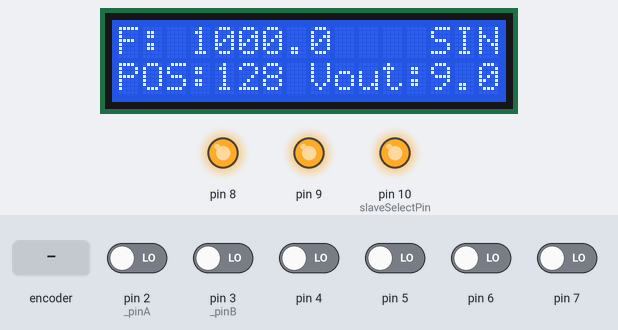
Simulated run of this sketch. Board: Arduino Uno, built with avr-gcc and run on an emulated ATmega328P. On the bench: 16×2 character LCD, output pins drawn as LEDs (lit = HIGH). The test bench sets the inputs (shaded band); at power-on: pin 2 (_pinA), pin 3 (_pinB), pin 4–7 LOW. What the sketch prints to the serial monitor is not drawn.

Above: at 1.3 s.
1.4 s: rotary encoder on pin 2 (_pinA) / pin 3 (_pinB) turned 3 steps (first pin leading)
At 2.7 s:
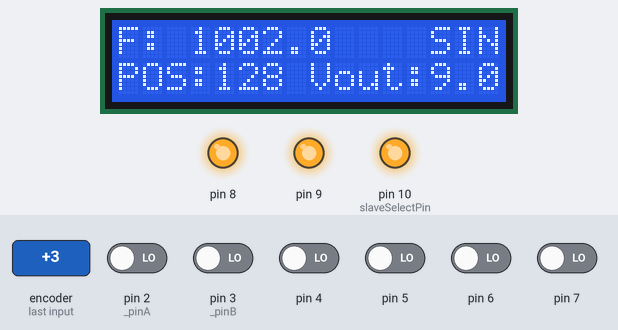
3.5 s: rotary encoder on pin 2 (_pinA) / pin 3 (_pinB) turned 1 step (first pin leading)
At 4.1 s:
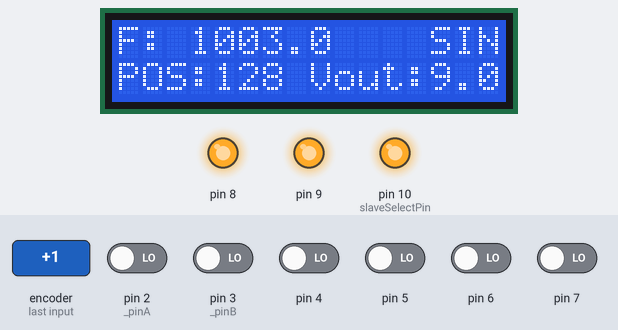
Timing chart, 0 to 6.5 s (numbered marks = the images above; inputs shaded):
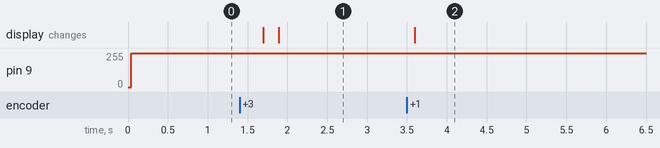

Measured:
- after the input at 1.4 s, the display: first changes after 0.30 s (image 1 shows a later state)
- after the input at 3.5 s, the display: changes after 0.10 s (image 2)

The sketch:

main.ino
```cpp
/*
                    Назначение выводов

    ┌─────┬──────────────────────────────────────────────┐
    │ Pin │ Назначение                                   │
    ├─────┼──────────────────────────────────────────────┤
    │   2 │ Регулировка частоты. DT                      │
    │   3 │ Регулировка частоты. CLK                     │
    │   4 │ Регулировка частоты. SW                      │
    ├─────┼──────────────────────────────────────────────┤
    │   5 │ Регулировка амплитуды и формы сигнала. DT    │
    │   6 │ Регулировка амплитуды и формы сигнала. CLK   │
    │   7 │ Регулировка амплитуды и формы сигнала. SW    │
    ├─────┼──────────────────────────────────────────────┤
    │   8 │ Потенциометр. SPI SS Pin                     │
    ├─────┼──────────────────────────────────────────────┤
    │   9 │ AD9833. SPI SS Pin                           │
    ├─────┼──────────────────────────────────────────────┤
    │  11 │ SPI MOSI Pin                                 │
    │  13 │ SPI SCK Pin                                  │
    ├─────┼──────────────────────────────────────────────┤
    │  A4 │ Дисплей. SDA                                 │
    │  A5 │ Дисплей. SCL                                 │
    └─────┴──────────────────────────────────────────────┘

    Схема управления:
    1. freqEnc - служит для регулировки частоты выходного сигнала
        1.1. Ручка потенциометра - служит для установки значения частоты. COMING SOON: При быстром кручении ручки, шаг изменения увеличивается
        1.2. Короткое нажатие на кнопку - изменяет шаг регулировки частоты. По умолчанию шаг 1 Гц. Каждое нажатие увеличивает его в 10 раз,
             изменяется циклически - после достижения максимального значения, следуюший шелчок, устанавливае шаг равным 100 мГц
        1.3. Длинное нажатие на кнопку - стирает (устанавливает в ноль) все разряды меньшие множителя частоты. Пример: Частота равна 12 345 Гц,
             Множитель равен 1 кГц. После длинного нажатия частота станет равной 12 000 Гц.
    2. ampEnc - регулирует амплитуду и форму выходного сигнала (знаю, что странно, но сейчас я ограничен в кнопках. Потом разнесу эти функции
       на разные регуляторы)
        2.1. Ручка потенциометра - служит для установки амплитуды выходного сигнала
        2.2. Корткое нажатие на кнопку - изменяет форму сигнала. У AD9833 доступны: синусоидальный, треугольный, прямоугольный и прямоугольный
             прошедший через делитель частоты на 2 сигналы. Принажатиях изменяются циклически
        2.3. Длинное нажатие на кнопку - TO DO
    3. Управление с компьютера по Serial порту - TO DO

    Для того, чтобы включить вывод отладочной информации по Serial порту, необхоодимо добавить: #define DEBUG;
*/

#include <Wire.h>
#include <LiquidCrystal_I2C.h>

#include "FrequencyEncoder.h"
#include "AmplitudeEncoder.h"
#include "DigiPot.h"
#include "AD9833.h"

#define DEBUG

// ================================================
//          Назначение выводов
// ================================================
uint8_t FreqEnc_SW = 4;

uint8_t AmpEnc_DT = 5;
uint8_t AmpEnc_CLK = 6;
uint8_t AmpEnc_SW = 7;

uint8_t DigiPot_SS = 8;
uint8_t AD9833_SS = 9;


// ================================================
//          Инициализация обьектов
// ================================================
FrequencyEncoder freqEnc(FreqEnc_SW);                           // Работает на прерываниях
AmplitudeEncoder ampEnc(AmpEnc_DT, AmpEnc_CLK, AmpEnc_SW);      // Необходимо опрашивать вручную

DigiPot digiPot(DigiPot_SS);
AD9833 dds(AD9833_SS);

LiquidCrystal_I2C lcd(0x27,16,2);  // Устанавливаем дисплей


// ================================================
//          Глобальные переменные
// ================================================

// Перменные для Генератора
volatile uint32_t freq;                                         // Установленная частота. Не в Герцах! 1 еденица частоты = 100 мГц

// Переменные для потенциометра
uint8_t digiPotPos;                                             // Положение потенциометра

// Константы для расчёта амплитуды по положению потенциометра и наоборот

// Допустимые сигналы
SignalType signals[2] = { SINE_WAVE, TRIANGLE_WAVE };
uint8_t singalPos = 0;

// Потенциометр
const double coefA = 32.64;
const double coefB = 32.64;

const double coefR_AB = 1200.0 / 256.0;
const int coefR1 = 53 + 100;
const int coefR2 = 53 + 100;

const int slaveSelectPin = 10;

// Прототипы функций
float OpAmpK(int potPos);

void printFreq(uint32_t freq);
void printSignalType(SignalType signal);
void printDigiPotPos(uint8_t pos);
void printGainAndAmplitude(uint8_t pos);

void freqEncInterupt();


void setup()
{
    Serial.begin(9600);

    SPI.begin();

    // Назначение прерываний
    // TO DO: Использование двух пинов прерываний для этого излишне. Переделать под использование лишь одного
    attachInterrupt(0, freqEncInterupt, CHANGE);
    attachInterrupt(1, freqEncInterupt, CHANGE);

    // Установка начальный параметров энкодера регулировки частоты
    freqEnc.setPos(10000);                  // Устанавливаем частоту 1 кГц

    // Установка начальных параметров амплитуды выходного сигнала
    digiPot.write(ampEnc.getPos());

    // Установка начальных параметров AD9833
    dds.reset();                            // Сбрасываем регистры AD9833
    dds.setFrequency(freqEnc.getPos());
    dds.setSignal(SINE_WAVE);

    // Экран
    lcd.init();
    lcd.backlight();

    printFreq(dds.getFrequency());
    printDigiPotPos(digiPot.getPos());
    printGainAndAmplitude(digiPot.getPos());
    printSignalType(signals[singalPos]);
}

void loop()
{
    // Проверка и обновление состояния энкодера
    ampEnc.check();
    ampEnc.checkButton();

    freqEnc.checkButton();

    // Получение значений положения энкодеров
    uint32_t newFreq = freqEnc.getPos();
    uint8_t newDigiPotPos = ampEnc.getPos();

    // ================================================
    //          Регулировка параметров AD9833
    // ================================================
    if(freq != newFreq)
    {
        dds.setFrequency(newFreq);
        freq = newFreq;

        // LOG
        printFreq(freq);
    }


    // ================================================
    //          Регулировка параметров амплитуды
    //                  и формы сигнала
    // ================================================
    if(digiPotPos != newDigiPotPos)
    {
        digiPot.write(digiPotPos);
        digiPotPos = newDigiPotPos;

        // LOG
        printDigiPotPos(digiPotPos);
        printGainAndAmplitude(digiPotPos);
    }

    if(ampEnc.is_clicked())
    {
        singalPos = (singalPos + 1) % (sizeof(signals) / sizeof(SignalType));
        dds.setSignal(signals[singalPos]);
        ampEnc.resetButton();

        // LOG
        printSignalType(signals[singalPos]);
    }

    if(ampEnc.is_long_clicked())
    {
        // TO DO
        ampEnc.resetButton();
    }
}


// ================================================
//              Служебные функции
// ================================================
float OpAmpK(uint8_t potPos)
{
    // Подробный расчёт формулы приведён в файле Maple
    return ((25.0f * (float)(potPos) + 816.0f) * (-9936.0f + 25.0f * (float)(potPos))) / (((25.0f * (float)(potPos) + 3536.0f)*(-7216.0f + 25.0f*(float)(potPos))));
}

// ================================================
//              Функции вывода информации
// ================================================
void printFreq(uint32_t freq)
{
    // Так как частота в переменной не в Герцах, то выполняется её преобразование
    int32_t fregHzPart = freq / 10;
    int32_t fregmHzPart = freq % 10;

    lcd.setCursor(0, 0);
    lcd.print("F:           ");
    lcd.setCursor(3, 0);
    lcd.print(fregHzPart);
    lcd.print('.');
    lcd.print(fregmHzPart);

    #ifdef DEBUG
        Serial.print("[ INFO ] ");
        Serial.print("FREQ: ");
        Serial.print(fregHzPart);
        Serial.print('.');
        Serial.println(fregmHzPart);
    #endif
}

void printSignalType(SignalType signal)
{
    lcd.setCursor(13, 0);
    switch(signal)
    {
        case SINE_WAVE:
        {
            lcd.print("SIN");
            break;
        }
        case TRIANGLE_WAVE:
        {
            lcd.print("TRI");
            break;
        }
        case SQUARE_WAVE:
        {
            lcd.print("SQR");
            break;
        }
        case HALF_SQUARE_WAVE:
        {
            lcd.print("HSQ");
            break;
        }
        default:
        {
            lcd.print("WTF");
            break;
        }
    }

    #ifdef DEBUG
        Serial.print("[ INFO ] ");
        Serial.print("SIGNAL: ");
        switch(signal)
        {
            case SINE_WAVE:
            {
                Serial.println("SIN");
                break;
            }
            case TRIANGLE_WAVE:
            {
                Serial.println("TRI");
                break;
            }
            case SQUARE_WAVE:
            {
                Serial.println("SQR");
                break;
            }
            case HALF_SQUARE_WAVE:
            {
                Serial.println("HSQ");
                break;
            }
            default:
            {
                Serial.println("WTF");
                break;
            }
        }
    #endif
}

void printDigiPotPos(uint8_t pos)
{
    lcd.setCursor(0, 1);
    lcd.print("POS:   ");
    lcd.setCursor(4, 1);
    lcd.print(pos);

    #ifdef DEBUG
        Serial.print("[ INFO ] ");
        Serial.print("POS: ");
        Serial.println(pos);
    #endif
}

void printGainAndAmplitude(uint8_t pos)
{
    float Vin = 0.3f;    // Амплитуда сигнала с AD9833

    // Значения усилений звеньев зависят от схемы
    float K1 = 3.0f;
    float K2 = OpAmpK(pos);
    float K3 = 3.03f;

    float K = K1*K2*K3;
    float Vout = K * Vin;

    lcd.setCursor(8, 1);
    lcd.print("Vout:      ");
    lcd.setCursor(13, 1);
    lcd.print(K);

    //lcd.setCursor(12, 1);
    lcd.print(Vout);

    #ifdef DEBUG
        Serial.print("[ INFO ] ");
        Serial.print("K: ");
        Serial.print(K);
        Serial.print(" | Vout: ");
        Serial.println(Vout);
    #endif
}

// ================================================
//              Обработчики прерываний
// ================================================
void freqEncInterupt()
{
    freqEnc.check();
}
```

AD9833.cpp
```cpp
#include "AD9833.h"

AD9833::AD9833(uint8_t FSYNC, uint32_t refFreq = 250000000)
{
    _FSYNC = FSYNC;
    _refFreq = refFreq;

    pinMode (_FSYNC, OUTPUT);
    digitalWrite(_FSYNC, HIGH);

    FREQ_K = (double)(F2POW28) / (double)(_refFreq);
}

//  ===============================================
//  ================ Private ======================
//  ===============================================

void AD9833::write(uint16_t data)
{
    SPI.beginTransaction(SPISettings(SPI_CLOCK_DIV2, MSBFIRST, SPI_MODE2));

    digitalWrite(_FSYNC, LOW);

    SPI.transfer16(data);

    digitalWrite(_FSYNC, HIGH);
    SPI.endTransaction();

    // Костыль для схемы компаратора
    SPI.beginTransaction(SPISettings(SPI_CLOCK_DIV128, MSBFIRST, SPI_MODE0));
    SPI.endTransaction();
}

void AD9833::parseFreq(uint32_t freq, uint16_t &lsPart, uint16_t &msPart)
{
    uint32_t mask = 0x3fff;

    lsPart = freq & mask;
    msPart = (freq >> 14) & mask;
}

//  ===============================================
//  ================= Public ======================
//  ===============================================

void AD9833::reset()
{
    write(RESET_CMD);
}

void AD9833::sleepMode()
{
    write(SLEEP_MODE);
}

void AD9833::setSignal(SignalType signalType)
{
    _signal = signalType;

    write(_signal);
}

void AD9833::setSignal(SignalType signalType, int32_t freq)
{
    setSignal(signalType);
}

void AD9833::setFrequency(int32_t freq)
{
    _freq = freq;

    uint32_t regVal = (uint32_t)((double)(FREQ_K) * (double)(_freq));

    uint16_t lsPart = 0;                    // Переменная для хранения младших разрядов регистра частоты
    uint16_t msPart = 0;                    // Переменная для хранения старших разрядов регистра частоты

    // Разбиение переменной для хранения значения частоты на две части - каждая по 14 бит.
    parseFreq(regVal, lsPart, msPart);

    lsPart |= FREQ0_WRITE_REG;
    msPart |= FREQ0_WRITE_REG;

    write(FREQ0_FULL_OVERWRITE_REG);        // Выбираем перезапись FREQ0, а также использование FREQ0 и PHASE0
    write(lsPart);
    write(msPart);
}

void  AD9833::setPhase(int16_t phase)
{
    _phase = phase;

    uint16_t phaseVal = (uint16_t)(BITS_PER_DEG * _phase) & 0x0FFF;

    uint16_t phaseReq = phaseVal | PHASE_WRITE_CMD;

    write(phaseReq);
}
```

AD9833.h
```cpp
#ifndef AD9833_H
#define AD9833_H

#include <Arduino.h>
#include <SPI.h>

enum SignalType
{
    SINE_WAVE = 0x2000,
    TRIANGLE_WAVE = 0x2002,
    SQUARE_WAVE = 0x2028,
    HALF_SQUARE_WAVE = 0x2020
};

class AD9833
{
public:
    AD9833(uint8_t FSYNC, uint32_t refFreq = 250000000);

    void reset();
    void sleepMode();

    void setSignal(SignalType signalType);
    void setSignal(SignalType signalType, int32_t freq);

    void setFrequency(int32_t freq);
    void setPhase(int16_t phase);

    inline uint32_t getFrequency() { return _freq; };
    inline uint16_t getPhase() { return _phase; };
    inline SignalType getSignal() { return _signal; };

private:
    void write(uint16_t data);

    // Разделяет переменную где хранится исходная частота (28 бит) на две 14 битные
    void parseFreq(uint32_t freq, uint16_t &lsPart, uint16_t &msPart);

    uint8_t _FSYNC;             // Выбор устройства SPI. Перед началом передачи данных должен быть установлен в 0, по завершении в 1.
    uint32_t _refFreq;          // Частота тактирования AD9833. Она не в Герцах! По умолчанию 1 ед. = 100 мГц.

    uint32_t _freq;
    uint16_t _phase;

    SignalType _signal;

    // Константы для регистров (Взято из даташита)
    static const uint16_t RESET_CMD = 0x0100;		            // Команда сброса. Сбрасывает внутренние регистры генератора в 0. Сброс не затрагивает регистры управления, частоты и фазы.
    static const uint16_t SLEEP_MODE = 0x00C0;                  // Запрещается внутреннее тактирование, приостанавливается работа NCO и выход генератора остается в своем текущем состоянии. Отключается внутренний ЦАП.

    static const uint16_t FREQ0_FULL_OVERWRITE_REG = 0x2000;    // Команда полной перезаписи регистра FREQ0 двумя последовательными 16 битными словами
    static const uint16_t FREQ0_WRITE_REG = 0x4000;		        // Команда записи значения в FREQ0

    static const uint16_t PHASE_WRITE_CMD = 0xC000;		        // Команда записи значения в фазовый регистр

    static const uint32_t F2POW28 = 0x10000000;                 // 2 в 28 степени для расчёта частоты
    double FREQ_K;                                              // Коэффициент для преобразования частоты в значение регистра: FREQ_K = F2POW28 / _refFreq

    static const double BITS_PER_DEG = 11.3777777777778;        // Шаг фазового регистра
};

#endif
```

AmplitudeEncoder.cpp
```cpp
#include "AmplitudeEncoder.h"

AmplitudeEncoder::AmplitudeEncoder(uint8_t pinA, uint8_t pinB, uint8_t pinButton,
    bool inverted = false, unsigned int pause = 50) : Encoder (pinA, pinB, pinButton, 0, 255, inverted, pause)
{
    // Инициализация внутренних параметров
    _lastStateA = digitalRead(_pinA);

    _counter = 0;

     // Инициализация начального положения энкодера
     setPos(_maxPos/2 + 1);
}

bool AmplitudeEncoder::setPos(int32_t pos)
{
    if(pos >= _minPos && pos <= _maxPos)
    {
        _pos = pos;
        return true;
    }
    else
    {
        return false;
    }
}

void AmplitudeEncoder::check()
{
    uint32_t time_ms = millis();

    bool stateA = digitalRead(_pinA);
    bool stateB = digitalRead(_pinB);

    /*
        Если вход A изменил своё состояние, то начинаем проверку,
        если прошло минимальное время между изменениями состояний
        входа A (т.е. измение не считется дребезгом)

        Этот блок срабатывает 1 раз из двух (для этого и нужна переменная _counter),
        из-за работы без прерываний (иначе бы при одном повороте энкодера, положение
        менялось бы сразу на два деления)

    */
    if (stateA != _lastStateA && _counter >= 1 && time_ms - _prev_time_ms > _noise_dur_ms)
    {
        /*
            Если состояние входа B отличается от состояния входа A,
            то энкодер вращается по часовой стрелке, иначе, энкодер
            вращается против часовой стрелки
        */
        int32_t delta = stateB != stateA ? 1 : -1;

        // Расчитываем новое положение энкодера
        int32_t newPos = !_inverted ? getPos() + delta : getPos() - delta;

        setPos(newPos);

        // Обновляем значение переменной хранящей последнее состояние входа A
        _lastStateA = stateA;

        // Обновление времени последнего изменения состояния входа A
        _prev_time_ms = time_ms;

        // Сбрасываем счётчик
        _counter = 0;
    }
    else if (stateA != _lastStateA && time_ms - _prev_time_ms > _noise_dur_ms)
    {
        // Увеличиваем значение счётчика
        _counter++;

        // Обновляем значение переменной хранящей последнее состояние входа A
        _lastStateA = stateA;

        // Обновление времени последнего изменения состояния входа A
        _prev_time_ms = time_ms;
    }
}

void AmplitudeEncoder::checkButton()
{
    button.clickHandler();
}
```

AmplitudeEncoder.h
```cpp
#ifndef AMPLITUDE_ENCODER_H
#define AMPLITUDE_ENCODER_H

#include <Arduino.h>
#include "Encoder.h"

class AmplitudeEncoder : protected Encoder
{
public:
    AmplitudeEncoder(uint8_t pinA, uint8_t pinB, uint8_t pinButton,
        bool inverted = false, unsigned int pause = 50);

    bool setPos(int32_t pos);
    inline int32_t getPos() { return _pos; };

    void check();
    void checkButton();

    inline void resetButton() { button.resetButton(); };

    inline bool is_clicked() { return button.is_clicked; };
    inline bool is_long_clicked() { return button.is_long_clicked; };

private:
    bool _lastStateA;

    uint8_t _counter;

    // Защита от дребезга
    const uint32_t _noise_dur_ms = 50;
    uint32_t _prev_time_ms = 0;
};

#endif
```

Source omitted: Button.cpp (1519 bytes), Button.h (506 bytes), DigiPot.cpp (853 bytes), DigiPot.h (715 bytes), Encoder.cpp (444 bytes), Encoder.h (1383 bytes), FrequencyEncoder.cpp (3110 bytes), FrequencyEncoder.h (2052 bytes)
